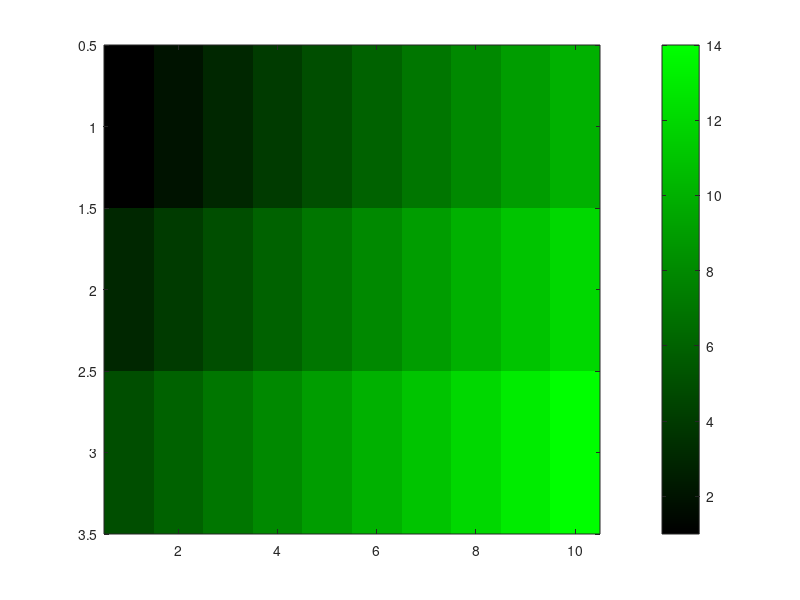

MATLAB code for this plot:
%Create a custom green color map such that the output of the script below looks like:
clc, clear, close all
x = [1:10; 3:12; 5:14];
imagesc(x);
colorbar;

map = zeros(256, 3);
map(:, 2) = (0:255)/255;
colormap(map)